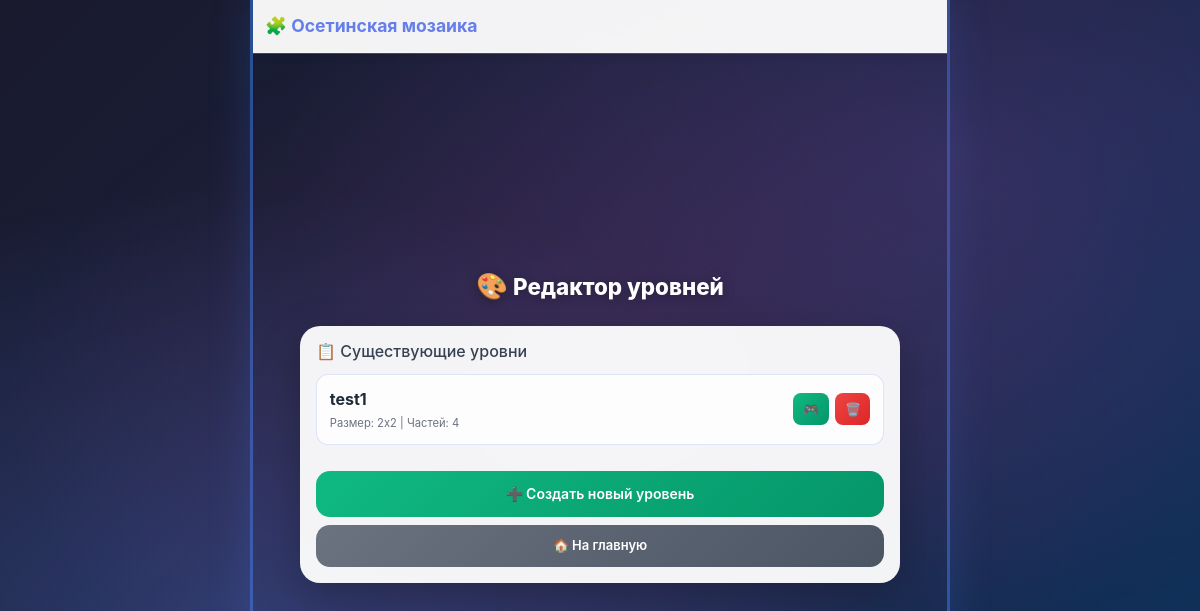
Before: / with the older database file.
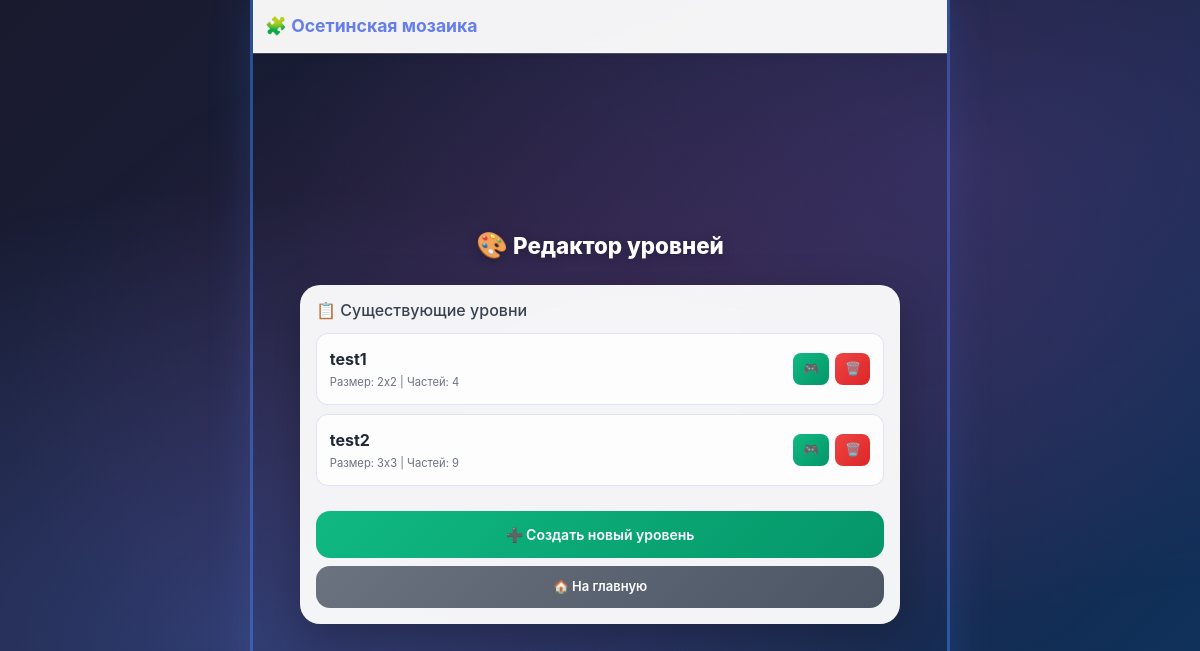
After: the same page with the newer database file.
### data/Level.py (models this page shows)
class Level(SqlAlchemyBase):
    __tablename__ = 'levels'
    id = sqlalchemy.Column(sqlalchemy.Integer, primary_key=True, autoincrement=True)
    name = sqlalchemy.Column(sqlalchemy.String, nullable=False)
    grid_size = sqlalchemy.Column(sqlalchemy.Integer, nullable=False, default=2)
    created_at = sqlalchemy.Column(sqlalchemy.DateTime, default=datetime.utcnow)
    parts = orm.relationship("PuzzlePart", back_populates="level",
                             cascade="all, delete-orphan",
                             order_by="PuzzlePart.id")

### edit.py (the view)
@app.route('/')
def index():
    db_sess = db_session.create_session()
    levels = db_sess.query(Level).all()
    return render_template('editor_index.html', levels=levels)

### data/db_session.py (called while the page is built)
def create_session() -> Session:
    global __factory
    return __factory()

### templates/editor_index.html (shortened to what this page needs)
{% extends "base.html" %}
{% block head %}
<script src="https://cdn.jsdelivr.net/npm/@tailwindcss/browser@4"></script>
{% endblock %}
{% block content %}
<div class="page-wrapper">
    <h1 class="editor-title">
        <span style="font-size: 1.6rem;">🎨</span>
        Редактор уровней
    </h1>
    <div class="levels-list">
        <h3 style="font-size: 1rem; margin-bottom: 0.8rem; color: #374151;">📋 Существующие уровни</h3>
        {% if levels %}
        {% for level in levels %}
        <div class="level-item">
            <div class="level-info">
                <div class="level-name">{{ level.name }}</div>
                <div class="level-meta">
                    Размер: {{ level.grid_size }}x{{ level.grid_size }} |
                    Частей: {{ level.parts|length }}
                </div>
            </div>
            <div class="level-actions">
                <a href="/play_custom_level/{{ level.id }}" class="btn-icon btn-play" title="Играть">
                    🎮
                </a>
                <button onclick="deleteLevel({{ level.id }}, '{{ level.name }}')" class="btn-icon btn-delete"
                        title="Удалить">
                    🗑️
                </button>
            </div>
        </div>
        {% endfor %}
        {% else %}
        <div class="empty-state">
            <span style="font-size: 2rem;">📭</span>
            <p>Нет созданных уровней</p>
            <p style="font-size: 0.8rem;">Создайте свой первый уровень!</p>
        </div>
        {% endif %}
        <a href="/create_level" class="btn-create-new">
            ➕ Создать новый уровень
        </a>
        <a href="/" class="btn-back">
            🏠 На главную
        </a>
    </div>
</div>
{% endblock %}

### templates/base.html (shortened to what this page needs)
<!doctype html>
<html lang="ru">
<head>
    <link rel="stylesheet" href="https://stackpath.bootstrapcdn.com/bootstrap/4.4.1/css/bootstrap.min.css"/>
    {% block head %}{% endblock %}
</head>
<body>
<div class="particles" id="particles"></div>
<header>
    <nav class="navbar navbar-light">
        <a class="navbar-brand" href="/">🧩 Осетинская мозаика</a>
    </nav>
</header>
<hr/>
<div class="content">{% block content %}{% endblock %}</div>
</body>
</html>

### templates/base.html (style rules this page uses)
* { margin: 0; padding: 0; box-sizing: border-box; -webkit-tap-highlight-color: transparent; -webkit-font-smoothing: antialiased; }
html { width: 100%; min-height: 100vh; background: linear-gradient(135deg, #1a1a2e 0%, #16213e 50%, #0f3460 100%); overflow-x: hidden; font-family: -apple-system, BlinkMacSystemFont, 'Segoe UI', Roboto, sans-serif; }
body { width: 100%; min-height: 100vh; margin: 0; padding: 0; background: transparent; display: flex; flex-direction: column; overflow-x: hidden; overflow-y: auto; position: relative; max-width: 430px; margin: 0 auto; }
@media (min-width: 431px) { body { max-width: 500px; border-left: 3px solid rgba(59, 130, 246, 0.5); border-right: 3px solid rgba(59, 130, 246, 0.5); box-shadow: 0 0 40px rgba(59, 130, 246, 0.2); } }
@media (min-width: 768px) { body { max-width: 600px; } }
@media (min-width: 1024px) { body { max-width: 700px; } }
.particles { position: fixed; inset: 0; overflow: hidden; pointer-events: none; z-index: 1; }
header { position: relative; z-index: 10; flex-shrink: 0; padding: 8px 12px; background: rgba(255, 255, 255, 0.95); backdrop-filter: blur(10px); border-bottom: 1px solid rgba(255, 255, 255, 0.3); box-shadow: 0 2px 10px rgba(0, 0, 0, 0.1); }
.navbar { padding: 0 !important; min-height: auto !important; }
.navbar-brand { font-weight: 700 !important; font-size: 1.1rem !important; color: #667eea !important; padding: 0.3rem 0 !important; }
hr { margin: 0 !important; border: none !important; border-bottom: 1px solid rgba(255, 255, 255, 0.2) !important; flex-shrink: 0; z-index: 5; position: relative; }
.content { flex: 1; position: relative; z-index: 10; overflow-y: auto; overflow-x: hidden; display: flex; flex-direction: column; width: 100%; }
* { scrollbar-width: thin; scrollbar-color: rgba(102, 126, 234, 0.5) rgba(255, 255, 255, 0.1); }

### templates/editor_index.html (style rules this page uses)
.page-wrapper { flex: 1; display: flex; flex-direction: column; align-items: center; justify-content: center; padding: 1rem; gap: 1rem; position: relative; z-index: 10; }
.editor-title { font-size: 1.4rem !important; font-weight: 800; color: white; text-shadow: 0 2px 12px rgba(0, 0, 0, 0.3); text-align: center; animation: float 3s ease-in-out infinite; }
.levels-list { background: rgba(255, 255, 255, 0.95); backdrop-filter: blur(10px); border-radius: 1.25rem; padding: 1rem; width: 100%; max-width: 600px; box-shadow: 0 12px 40px rgba(0, 0, 0, 0.25); }
.level-item { background: rgba(255, 255, 255, 0.8); border-radius: 0.75rem; padding: 0.8rem; margin-bottom: 0.6rem; display: flex; justify-content: space-between; align-items: center; border: 1px solid rgba(102, 126, 234, 0.2); transition: all 0.2s ease; }
.level-info { flex: 1; }
.level-name { font-size: 1rem; font-weight: 700; color: #1f2937; }
.level-meta { font-size: 0.7rem; color: #6b7280; margin-top: 0.2rem; }
.level-actions { display: flex; gap: 0.4rem; }
.btn-icon { padding: 0.4rem 0.6rem; border-radius: 0.5rem; font-size: 0.8rem; cursor: pointer; transition: all 0.2s ease; text-decoration: none; display: inline-flex; align-items: center; gap: 0.2rem; border: none; }
.btn-play { background: linear-gradient(135deg, #10b981 0%, #059669 100%); color: white; }
.btn-delete { background: linear-gradient(135deg, #ef4444 0%, #dc2626 100%); color: white; }
.btn-create-new { width: 100%; padding: 0.8rem; border-radius: 0.875rem; font-size: 14px; font-weight: 600; background: linear-gradient(135deg, #10b981 0%, #059669 100%); color: white; text-align: center; text-decoration: none; display: inline-block; margin-top: 1rem; }
.btn-back { width: 100%; padding: 0.7rem; border-radius: 0.875rem; font-size: 13px; font-weight: 600; background: linear-gradient(135deg, #6b7280 0%, #4b5563 100%); color: white; text-align: center; text-decoration: none; display: inline-block; margin-top: 0.5rem; }

Changed rows visible on the page:
added Level: name "test2", grid_size "3", parts|length "9"
